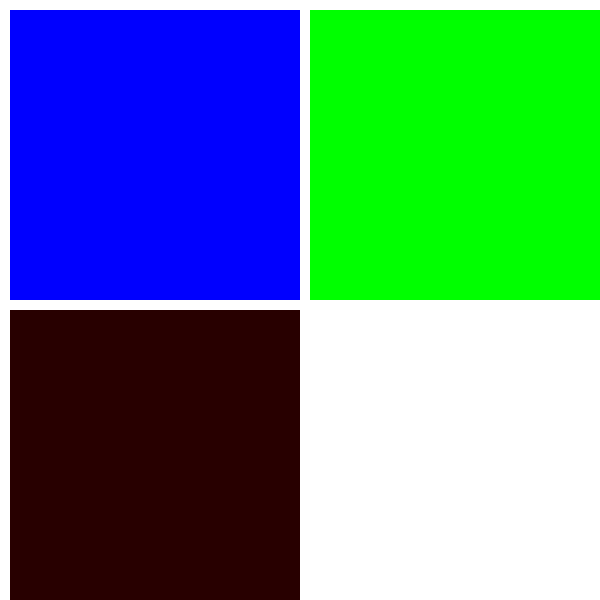
Frame 1 (no input)
Frame 60 (the mouse pressed at the canvas centre just before this capture): identical to frame 1, image omitted
Frame 120 (the mouse held since frame 60 and released just before this capture): identical to frame 1, image omitted

The Processing sketch that drew this single still picture (run headless with seeded random() and noise(); from frame 60 on, the mouse is pressed at the canvas centre):

// Processing sketch: processing_678
// ── processing_678.pde

int equis = 10;
void setup() {
  size (600, 600); 
  smooth();
}

void draw() {
  background (255); 
  segundos ();
  minutos (); 
  horas (); 
}



void segundos (){
  int sec = second();  // Values from 0 - 59
  noStroke();
  fill (0,0, sec*equis);
  rect  (10, 10,290, 290 );
}

void minutos (){
  int minu = minute();  // Values from 0 - 59
  fill (0,minu*equis, 0);
  rect  (310, 10,290, 290  );
}

void horas (){
  int ho = hour();    // Values from 0 - 23
  fill (ho*equis,0, 0);
  rect  (10, 310, 290, 590  );
}
